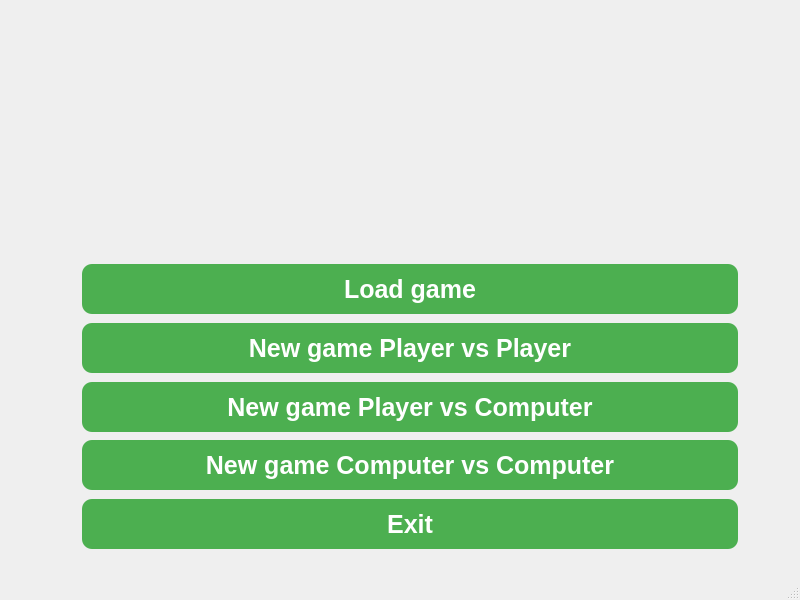
<?xml version="1.0" encoding="UTF-8"?>
<ui version="4.0">
 <class>MainMenuWindow</class>
 <widget class="QMainWindow" name="MainMenuWindow">
  <property name="geometry">
   <rect>
    <x>0</x>
    <y>0</y>
    <width>800</width>
    <height>600</height>
   </rect>
  </property>
  <property name="minimumSize">
   <size>
    <width>800</width>
    <height>600</height>
   </size>
  </property>
  <property name="maximumSize">
   <size>
    <width>800</width>
    <height>600</height>
   </size>
  </property>
  <property name="windowTitle">
   <string>Main Menu</string>
  </property>
  <widget class="QWidget" name="centralwidget">
   <widget class="QWidget" name="verticalLayoutWidget">
    <property name="geometry">
     <rect>
      <x>80</x>
      <y>260</y>
      <width>660</width>
      <height>291</height>
     </rect>
    </property>
    <layout class="QVBoxLayout" name="verticalLayout">
     <property name="spacing">
      <number>2</number>
     </property>
     <item>
      <widget class="QPushButton" name="loadButton">
       <property name="minimumSize">
        <size>
         <width>0</width>
         <height>58</height>
        </size>
       </property>
       <property name="font">
        <font>
         <pointsize>-1</pointsize>
         <italic>false</italic>
         <bold>true</bold>
         <underline>false</underline>
         <strikeout>false</strikeout>
        </font>
       </property>
       <property name="styleSheet">
        <string notr="true">QPushButton {
    min-height: 30px;
    max-height: 30px;
	background-color: #4CAF50;
	border: none;
	color: white;
	padding: 10px 32px;
	text-align: center;
	text-decoration: none;
	font-size: 25px;
	margin: 4px 2px;
	border-radius: 10px;
}
QPushButton:hover {
	background-color: #45a049;
}
QPushButton:pressed {
	background-color: #3e8e41;
}</string>
       </property>
       <property name="text">
        <string>Load game</string>
       </property>
      </widget>
     </item>
     <item>
      <widget class="QPushButton" name="startButtonPvP">
       <property name="minimumSize">
        <size>
         <width>0</width>
         <height>58</height>
        </size>
       </property>
       <property name="font">
        <font>
         <pointsize>-1</pointsize>
         <italic>false</italic>
         <bold>true</bold>
         <underline>false</underline>
         <strikeout>false</strikeout>
        </font>
       </property>
       <property name="styleSheet">
        <string notr="true">QPushButton {
    min-height: 30px;
    max-height: 30px;
	background-color: #4CAF50;
	border: none;
	color: white;
	padding: 10px 32px;
	text-align: center;
	text-decoration: none;
	font-size: 25px;
	margin: 4px 2px;
	border-radius: 10px;
}
QPushButton:hover {
	background-color: #45a049;
}
QPushButton:pressed {
	background-color: #3e8e41;
}</string>
       </property>
       <property name="text">
        <string>New game Player vs Player</string>
       </property>
      </widget>
     </item>
     <item>
      <widget class="QPushButton" name="startButtonPvC">
       <property name="minimumSize">
        <size>
         <width>0</width>
         <height>58</height>
        </size>
       </property>
       <property name="font">
        <font>
         <pointsize>-1</pointsize>
         <italic>false</italic>
         <bold>true</bold>
         <underline>false</underline>
         <strikeout>false</strikeout>
        </font>
       </property>
       <property name="styleSheet">
        <string notr="true">QPushButton {
    min-height: 30px;
    max-height: 30px;
	background-color: #4CAF50;
	border: none;
	color: white;
	padding: 10px 32px;
	text-align: center;
	text-decoration: none;
	font-size: 25px;
	margin: 4px 2px;
	border-radius: 10px;
}
QPushButton:hover {
	background-color: #45a049;
}
QPushButton:pressed {
	background-color: #3e8e41;
}</string>
       </property>
       <property name="text">
        <string>New game Player vs Computer</string>
       </property>
      </widget>
     </item>
     <item>
      <widget class="QPushButton" name="startButtonCvC">
       <property name="minimumSize">
        <size>
         <width>0</width>
         <height>58</height>
        </size>
       </property>
       <property name="font">
        <font>
         <pointsize>-1</pointsize>
         <bold>true</bold>
         <underline>false</underline>
         <strikeout>false</strikeout>
        </font>
       </property>
       <property name="styleSheet">
        <string notr="true">QPushButton {
    min-height: 30px;
    max-height: 30px;
	background-color: #4CAF50;
	border: none;
	color: white;
	padding: 10px 32px;
	text-align: center;
	text-decoration: none;
	font-size: 25px;
	margin: 4px 2px;
	border-radius: 10px;
}
QPushButton:hover {
	background-color: #45a049;
}
QPushButton:pressed {
	background-color: #3e8e41;
}</string>
       </property>
       <property name="text">
        <string>New game Computer vs Computer</string>
       </property>
      </widget>
     </item>
     <item>
      <widget class="QPushButton" name="exitButton">
       <property name="minimumSize">
        <size>
         <width>0</width>
         <height>58</height>
        </size>
       </property>
       <property name="font">
        <font>
         <pointsize>-1</pointsize>
         <italic>false</italic>
         <bold>true</bold>
         <underline>false</underline>
         <strikeout>false</strikeout>
        </font>
       </property>
       <property name="styleSheet">
        <string notr="true">QPushButton {
    min-height: 30px;
    max-height: 30px;
	background-color: #4CAF50;
	border: none;
	color: white;
	padding: 10px 32px;
	text-align: center;
	text-decoration: none;
	font-size: 25px;
	margin: 4px 2px;
	border-radius: 10px;
}
QPushButton:hover {
	background-color: #45a049;
}
QPushButton:pressed {
	background-color: #3e8e41;
}</string>
       </property>
       <property name="text">
        <string>Exit</string>
       </property>
      </widget>
     </item>
    </layout>
   </widget>
   <widget class="QLabel" name="logoLabel">
    <property name="geometry">
     <rect>
      <x>80</x>
      <y>30</y>
      <width>640</width>
      <height>200</height>
     </rect>
    </property>
    <property name="minimumSize">
     <size>
      <width>640</width>
      <height>200</height>
     </size>
    </property>
    <property name="maximumSize">
     <size>
      <width>640</width>
      <height>200</height>
     </size>
    </property>
    <property name="text">
     <string/>
    </property>
    <property name="pixmap">
     <pixmap>:/resources/Connect_4_game_logo.png</pixmap>
    </property>
   </widget>
  </widget>
  <widget class="QMenuBar" name="menubar">
   <property name="geometry">
    <rect>
     <x>0</x>
     <y>0</y>
     <width>800</width>
     <height>21</height>
    </rect>
   </property>
  </widget>
  <widget class="QStatusBar" name="statusbar"/>
 </widget>
 <resources/>
 <connections/>
</ui>
